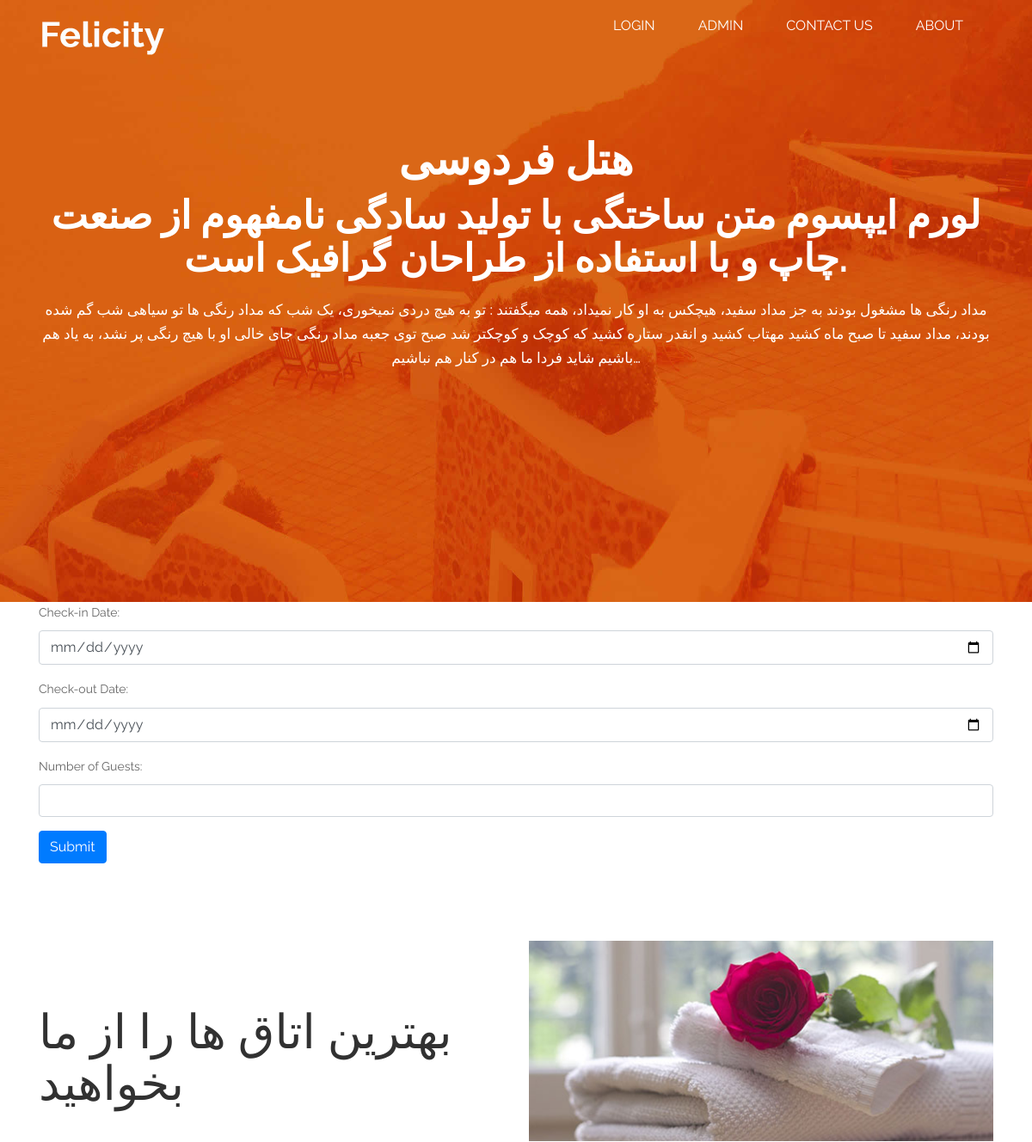
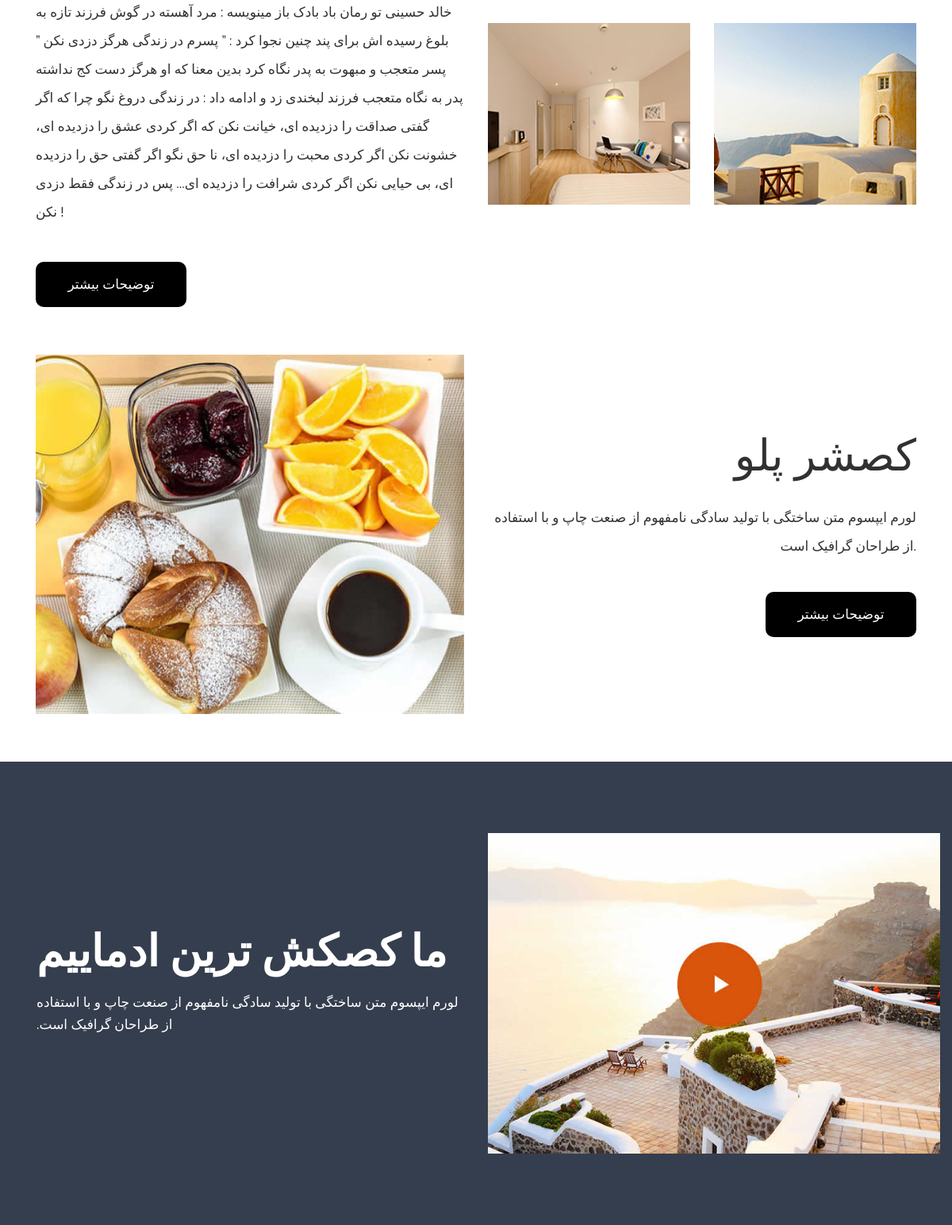
The page / on the database its author committed (2 pictures, top to bottom).
### home_module/models.py (models this page shows, shortened)
class SettingSite_header(models.Model):
    title = models.CharField(max_length=3000, verbose_name='نام')
    description = models.CharField(max_length=1000, verbose_name='توضیحات')
    address = models.CharField(max_length=10000, verbose_name='آدرس')
    title_room = models.CharField(max_length=500, verbose_name='نام اتاق')
    description_room = models.CharField(max_length=1000, verbose_name='توضیحات اتاق')
    is_main_setting = models.BooleanField(default=True, verbose_name='تنظیمات اصلی')
    class Meta:
        verbose_name = 'تنظیم بالای سایت'
        verbose_name_plural = 'تنظیمات بالای سایت'

class FoodsHotel(models.Model):
    title = models.CharField(max_length=300, verbose_name='نام')
    description = models.CharField(max_length=1000, verbose_name='توضیحات')
    is_active = models.BooleanField(default=False, verbose_name='فعال / غیرفعال')
    class Meta:
        verbose_name = 'تنظیمات غذا'
        verbose_name_plural = 'تنظیمات غذا ها'

class AboutSite(models.Model):
    title = models.CharField(max_length=300, verbose_name='نام')
    description = models.CharField(max_length=1000, verbose_name='توضیحات')
    is_active = models.BooleanField(default=False, verbose_name='فعال / غیرفعال')
    class Meta:
        verbose_name = 'درباره ما'
        verbose_name_plural = 'درباره ما'

### home_module/views.py (the view)
# urls.py: path('', views.home_view, name='index_page'),
def home_view(request: HttpRequest):
    setting_h: SettingSite_header = SettingSite_header.objects.filter(is_main_setting=True).first()
    food_h: FoodsHotel = FoodsHotel.objects.filter(is_active=True).first()
    about_h: AboutSite = AboutSite.objects.filter(is_active=True).first()
    moshtari: Moshtari = Moshtari.objects.filter(is_active=True).first()
    context = {
        'setting_h': setting_h,
        'food_h': food_h,
        'about': about_h,
        'moshtari': moshtari,
    }
    return render(request, 'home_module/index_page.html', context)

### home_module/templates/home_module/index_page.html (shortened to what this page needs)
{% extends 'shared/_layout.html' %}
{% block content %}
    <body class="main-layout">
    <header>
        <div class="header">
            <div class="container">
                <div class="row">
                    <div class="col-xl-3 col-lg-3 col-md-3 col-sm-3 col logo_section">
                        <div class="full">
                            <div class="center-desk">
                                <div class="logo">
                                    <a href=""><img src="/static/images/logo.png" alt="#"/></a>
                                </div>
                            </div>
                        </div>
                    </div>
                    <div class="col-xl-9 col-lg-9 col-md-9 col-sm-9">
                        <nav class="navigation navbar navbar-expand-md navbar-dark ">
                            <div class="collapse navbar-collapse" id="navbarsExample04">
                                <ul class="navbar-nav mr-auto">
                                    <li class="nav-item">
                                        <a class="nav-link" href="{% url 'login_page' %}">Login</a>
                                    </li>
                                    <li class="nav-item">
                                        <a class="nav-link" href="/admin">admin</a>
                                    </li>
                                    <li class="nav-item">
                                        <a class="nav-link" href="{% url 'contact_us' %}">Contact us</a>
                                    </li>
                                    <li class="nav-item">
                                        <a class="nav-link" href="#about">About</a>
                                    </li>
                                </ul>
                            </div>
                        </nav>
                    </div>
                </div>
            </div>
        </div>
    </header>
    <section class="banner_main">
        <div class="container">
            <div class="row">
                <div class="col-md-12">
                    <div class="text-bg">
                        <div class="padding_lert">
                            <h1>{{ setting_h.title }}</h1>
                            <span>{{ setting_h.description }}</span>
                            <p>{{ setting_h.address }}</p>
                        </div>
                    </div>
                </div>
            </div>
        </div>
    </section>
    <section>
        <div class="container">
            <div class="row">
                <div class="col-md-12">
                    <form method="POST">
                        <div class="form-group">
                            <label for="check-in">Check-in Date:</label>
                            <input type="date" class="form-control" id="check-in" name="check_in" required>
                        </div>
                        <div class="form-group">
                            <label for="check-out">Check-out Date:</label>
                            <input type="date" class="form-control" id="check-out" name="check_out" required>
                        </div>
                        <div class="form-group">
                            <label for="num-guests">Number of Guests:</label>
                            <input type="number" class="form-control" id="num-guests" name="num_guests" required>
                        </div>
                        <button type="submit" class="btn btn-primary">Submit</button>
                    </form>
                </div>
            </div>
        </div>
    </section>
    <div class="choose">
        <div class="container">
            <div class="row">
                <div class="col-md-6">
                    <div class="choose_box">
                        <div class="titlepage">
                            <h2><span class="text_norlam">{{ setting_h.title_room }}</span> <br></h2>
                        </div>
                        <p> {{ setting_h.description_room }} </p>
                        <a class="read_more" href="#">توضیحات بیشتر</a>
                    </div>
                </div>
                <div class="col-md-6">
                    <div class="row">
                        <div class="col-md-12">
                            <div class="img_box">
                                <figure><img src="/static/images/img1.jpg" alt="#"/></figure>
                            </div>
                        </div>
                        <div class="col-md-6">
                            <div class="img_box">
                                <figure><img src="/static/images/img2.jpg" alt="#"/></figure>
                            </div>
                        </div>
                        <div class="col-md-6">
                            <div class="img_box">
                                <figure><img src="/static/images/img3.jpg" alt="#"/></figure>
                            </div>
                        </div>
                    </div>
                </div>
            </div>
        </div>
    </div>
    <div class="our">
        <div class="container">
            <div class="row d_flex">
                <div class="col-md-6">
                    <div class="img_box">
                        <figure><img src="/static/images/img4.jpg" alt="#"/></figure>
                    </div>
                </div>
                <div class="col-md-6">
                    <div class="our_box">
                        <div class="titlepage">
                            <h2><span class="text_norlam">{{ food_h.title }} </span> <br></h2>
                        </div>
                        <p> {{ food_h.description }} </p>
                        <a class="read_more" href="#">توضیحات بیشتر</a>
                    </div>
                </div>
            </div>
        </div>
    </div>
    <div id="about" class="about">
        <div class="container-fluid">
            <div class="row d_flex">
                <div class="col-md-6">
                    <div class="about_text">
                        <div class="titlepage" dir="rtl">
                            <h2>{{ about.title }}</h2>
                            <p>{{ about.description }}</p>
                        </div>
                    </div>
                </div>
                <div class="col-md-6">
                    <div class="about_img">
                        <figure><img src="/static/images/about_img.jpg" alt="#"/></figure>
                    </div>
                </div>
            </div>
        </div>
    </div>
    </body>
{% endblock %}

### templates/shared/_layout.html (shortened to what this page needs)
{% load render_partial %}
<!DOCTYPE html>
<html lang="en">
<head>
    {% include 'shared/header_references.html' %}
</head>
<body>
{% block content %}{% endblock %}
</body>
</html>

### templates/shared/header_references.html (shortened to what this page needs)
<link rel="stylesheet" href="/static/css/bootstrap.min.css">
<link rel="stylesheet" href="/static/css/style.css">
<link rel="stylesheet" href="/static/css/responsive.css">
<link rel="stylesheet" href="/static/css/jquery.mCustomScrollbar.min.css">
<link rel="stylesheet" href="https://netdna.bootstrapcdn.com/font-awesome/4.0.3//static/css/font-awesome.css">
<link rel="stylesheet" href="https://cdnjs.cloudflare.com/ajax/libs/fancybox/2.1.5/jquery.fancybox.min.css"
      media="screen">

### static/css/style.css (style rules this page uses)
* { box-sizing: border-box !important; }
html { scroll-behavior: smooth; }
body { color: #666666; font-size: 14px; font-family: 'Raleway', sans-serif; line-height: 1.80857; font-weight: normal; }
a { color: #1f1f1f; text-decoration: none !important; outline: none !important; -webkit-transition: all .3s ease-in-out; -moz-transition: all .3s ease-in-out; -ms-transition: all .3s ease-in-out; -o-transition: all .3s ease-in-out; transition: all .3s ease-in-out; }
h1, h2, h3, h4, h5, h6 { letter-spacing: 0; font-weight: normal; position: relative; padding: 0 0 10px 0; font-weight: normal; line-height: normal; color: #111111; margin: 0 }
h1 { font-size: 24px; }
h2 { font-size: 22px; }
*, *::after, *::before { -webkit-box-sizing: border-box; -moz-box-sizing: border-box; box-sizing: border-box; }
ul, li, ol { margin: 0px; padding: 0px; list-style: none; }
p { margin: 0px; font-weight: 500; font-size: 15px; line-height: 24px; }
a { color: #222222; text-decoration: none; outline: none !important; }
a, .btn { text-decoration: none !important; outline: none !important; -webkit-transition: all .3s ease-in-out; -moz-transition: all .3s ease-in-out; -ms-transition: all .3s ease-in-out; -o-transition: all .3s ease-in-out; transition: all .3s ease-in-out; }
img { max-width: 100%; height: auto; }
button { border: 0; margin: 0; padding: 0; cursor: pointer; }
.full { float: left; width: 100%; }
.full { width: 100%; float: left; margin: 0; padding: 0; }
.navigation.navbar { float: right; padding: 0px; }
.navigation.navbar-dark .navbar-nav .nav-link { padding: 0 25px; color: #fff; font-size: 16px; line-height: 20px; text-transform: uppercase; }
.navbar-expand-md .navbar-nav { padding-right: 10px; }
.header { width: 100%; background: transparent; padding: 20px 30px; position: absolute; }
.logo a { font-size: 40px; font-weight: bold; text-transform: uppercase; color: #fff; line-height: 40px; }
.banner_main { background: url(../images/banner.jpg); background-repeat: no-repeat; min-height: 700px; display: flex; justify-content: center; align-content: center; align-items: center; background-size: 100% 100%; }
.text-bg { text-align: center; padding-bottom: 50px; }
.text-bg h1 { color: #fff; font-size: 50px; line-height: 50px; padding-bottom: 15px; font-weight: bold; text-transform: uppercase; }
.text-bg span { color: #fff; font-size: 45px; line-height: 50px; font-weight: bold; padding-bottom: 20px; display: block; }
.text-bg p { color: #fff; font-size: 17px; line-height: 28px; padding-bottom: 60px; }
.titlepage { text-align: center; padding-bottom: 60px; }
.titlepage h2 { font-size: 55px; color: #313131; line-height: 60px; font-weight: bold; padding: 0; }
.d_flex { display: flex; align-items: center; flex-wrap: wrap; }
.choose { margin-top: 90px; }
.choose_box { padding-top: 76px; }
.choose_box .titlepage { text-align: left; padding-bottom: 35px; }
.text_norlam { font-weight: normal; }
.choose_box p { font-size: 17px; line-height: 36px; color: #313131; padding: 0px 0px 45px 0px; }
.img_box { margin-bottom: 30px; }
.img_box figure { margin: 0; }
.img_box figure img { width: 100%; }
.our { margin-top: 60px; }
.our_box .titlepage { text-align: right; padding-bottom: 30px; }
.our_box { text-align: right; }
.our_box p { font-size: 17px; line-height: 36px; color: #313131; padding: 0px 0px 40px 0px; }
.our .img_box { margin-bottom: 0px; }
.about { background: #353e4e; margin-top: 60px; padding: 90px 0; }
.about .titlepage { text-align: left; padding: 0; }
.about .titlepage h2 { color: #fff; margin-bottom: 20px; }
.about .titlepage p { color: #fff; font-size: 17px; line-height: 28px; font-weight: 500; padding-bottom: 30px; }
.about_text { max-width: 539px; width: 100%; float: right; }
.about_img { max-width: 615px; width: 100%; float: left; }
.about_img figure { margin: 0; }
.about_img figure img { width: 100%; }
.read_more { font-size: 17px; background-color: #000; color: #fff; padding: 13px 0px; width: 100%; max-width: 190px; text-align: center; display: inline-block; transition: ease-in all 0.5s; border-radius: 10px; }

### rows shown on the page
SettingSite_header: title "هتل فردوسی", description "لورم ایپسوم متن ساختگی با تولید سادگی نامفهوم از صنعت چاپ و با استفاده از طراحان گرافیک است.", address "مداد رنگی ها مشغول بودند به جز مداد سفید، هیچکس به او کار نمیداد، همه میگفتند : تو به هیچ دردی نمیخوری، یک شب که مداد رنگی ها تو سیاهی شب گم شده بودند، مداد سفید تا صبح ماه کشید مهتاب کشید و انقدر ستاره کشید که کوچک و کوچکتر شد صبح توی جعبه مداد رنگی جای خالی او با هیچ رنگی پر نشد، به یاد هم باشیم شاید فردا ما هم در کنار هم نباشیم…", title_room "بهترین اتاق ها را از ما بخواهید", description_room "خالد حسینی تو رمان باد بادک باز مینویسه : ﻣﺮﺩ ﺁﻫﺴﺘﻪ ﺩﺭ ﮔﻮﺵ ﻓﺮﺯﻧﺪ ﺗﺎﺯﻩ ﺑﻪ ﺑﻠﻮﻍ ﺭﺳﯿﺪﻩ ﺍﺵ ﺑﺮﺍﯼ ﭘﻨﺪ ﭼﻨﯿﻦ ﻧﺠﻮﺍ ﮐﺮﺩ : ” ﭘﺴﺮﻡ ﺩﺭ ﺯﻧﺪﮔﯽ ﻫﺮﮔﺰ ﺩﺯﺩﯼ ﻧﮑﻦ ” ﭘﺴﺮ ﻣﺘﻌﺠﺐ ﻭ ﻣﺒﻬﻮﺕ ﺑﻪ ﭘﺪﺭ ﻧﮕﺎﻩ ﮐﺮﺩ ﺑﺪﯾﻦ ﻣﻌﻨﺎ ﮐﻪ ﺍﻭ ﻫﺮﮔﺰ ﺩﺳﺖ ﮐﺞ ﻧﺪﺍﺷﺘﻪ ﭘﺪﺭ ﺑﻪ ﻧﮕﺎﻩ ﻣﺘﻌﺠﺐ ﻓﺮﺯﻧﺪ ﻟﺒﺨﻨﺪﯼ ﺯﺩ ﻭ ﺍﺩﺍﻣﻪ ﺩﺍﺩ : ﺩﺭ ﺯﻧﺪﮔﯽ ﺩﺭﻭﻍ ﻧﮕﻮ ﭼﺮﺍ ﮐﻪ ﺍﮔﺮ ﮔﻔﺘﯽ ﺻﺪﺍﻗﺖ ﺭﺍ ﺩﺯﺩﯾﺪﻩ ﺍﯼ، ﺧﯿﺎﻧﺖ ﻧﮑﻦ ﮐﻪ ﺍﮔﺮ ﮐﺮﺩﯼ ﻋﺸﻖ ﺭﺍ ﺩﺯﺩﯾﺪﻩ ﺍﯼ، ﺧﺸﻮﻧﺖ ﻧﮑﻦ ﺍﮔﺮ ﮐﺮﺩﯼ ﻣﺤﺒﺖ ﺭﺍ ﺩﺯﺩﯾﺪﻩ ﺍﯼ، ﻧﺎ ﺣﻖ ﻧﮕﻮ ﺍﮔﺮ ﮔﻔﺘﯽ ﺣﻖ ﺭﺍ ﺩﺯﺩﯾﺪﻩ ﺍﯼ، ﺑﯽ ﺣﯿﺎﯾﯽ ﻧﮑﻦ ﺍﮔﺮ ﮐﺮﺩﯼ ﺷﺮﺍﻓﺖ ﺭﺍ ﺩﺯﺩﯾﺪﻩ ﺍی... ﭘﺲ ﺩﺭ ﺯﻧﺪﮔﯽ ﻓﻘﻂ ﺩﺯﺩﯼ نکن !"
FoodsHotel: title "کصشر پلو", description "لورم ایپسوم متن ساختگی با تولید سادگی نامفهوم از صنعت چاپ و با استفاده از طراحان گرافیک است."
AboutSite: title "ما کصکش ترین ادماییم", description "لورم ایپسوم متن ساختگی با تولید سادگی نامفهوم از صنعت چاپ و با استفاده از طراحان گرافیک است."
